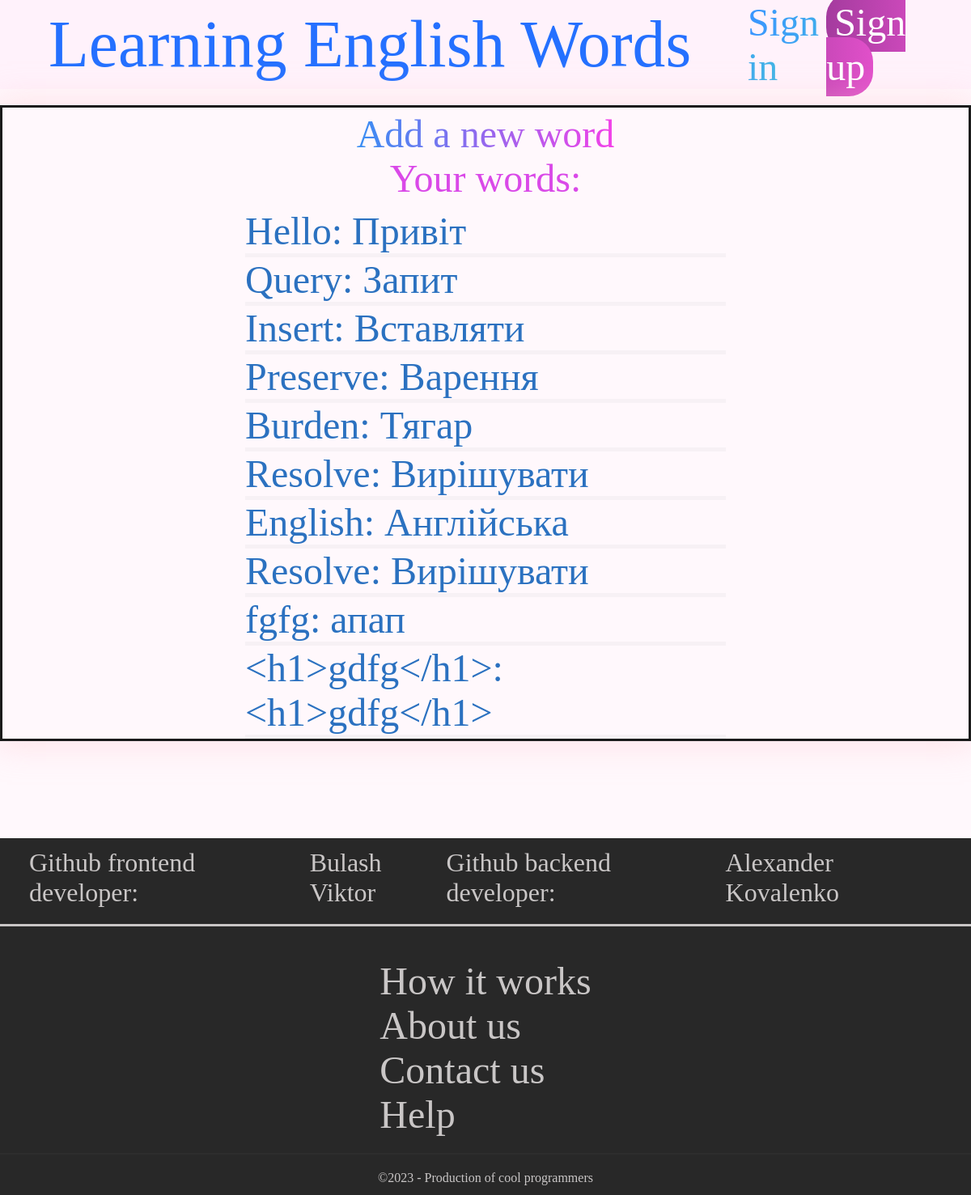
Before: /mywords/ with the older database file.
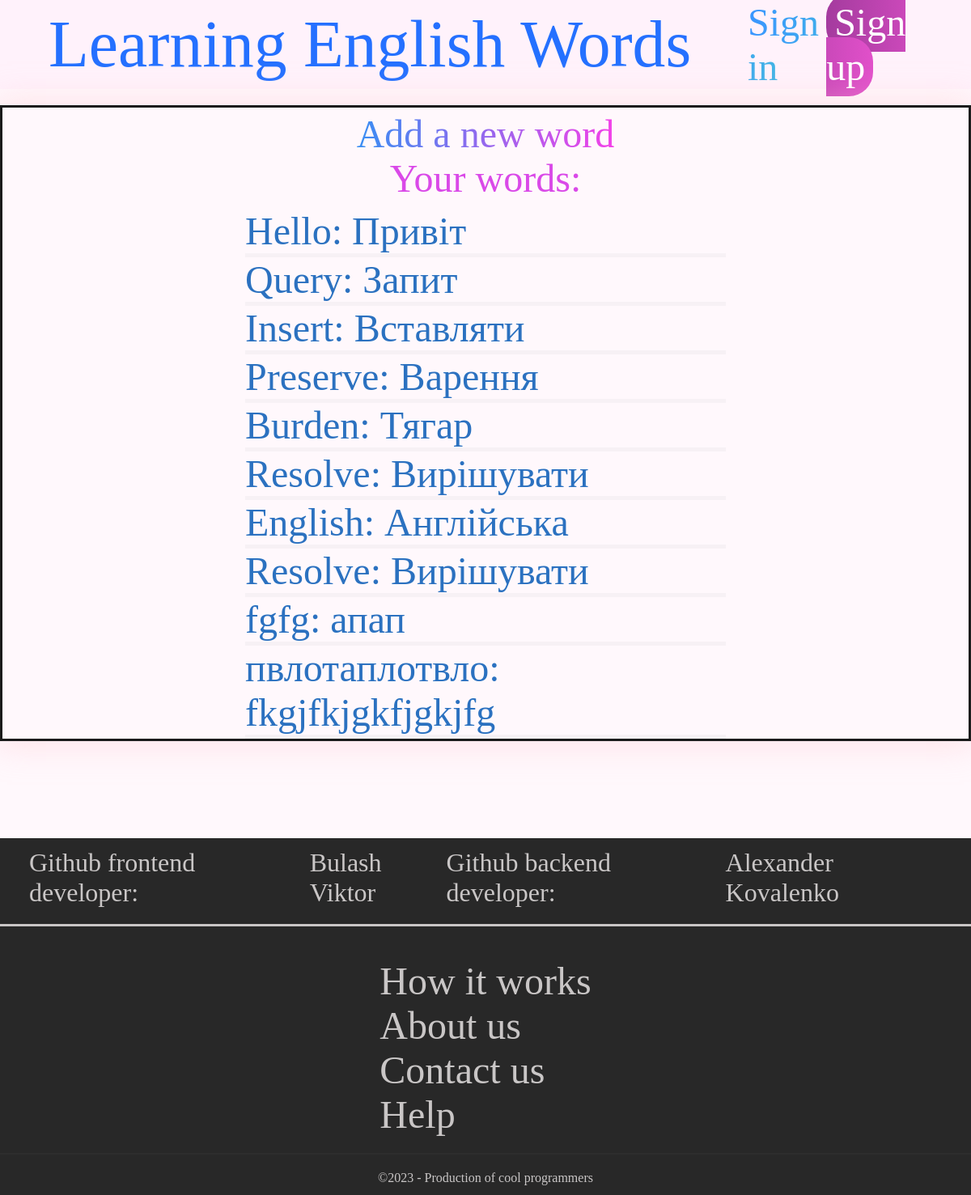
After: the same page with the newer database file.
### base/models.py (models this page shows, shortened)
class Word(models.Model):
    eng_word = models.CharField(max_length=50, blank=False)
    translate_word = models.CharField(max_length=200, blank=False)
    date = models.DateField(auto_now=True)
    score = models.IntegerField(default=0)
    objects = models.Manager

### base/views.py (the view)
# urls.py: path('mywords/', views.words, name='mywords'),
def words(request):
    mywords = Word.objects.all().values()
    template = loader.get_template('base/mywords.html')
    context = {
        'mywords': mywords,
    }
    return HttpResponse(template.render(context, request))

### base/templates/base/mywords.html (shortened to what this page needs)
<!doctype html>
<html lang="ru">
<head>
    <link rel="stylesheet" type="text/css" href="../../static/zero.css">
    <link rel="stylesheet" type="text/css" href="../../static/style_mywords.css">
</head>
<body>
<header class="header_base">
    <div class="header_div">
        <h1 class="header_h1"><a href="/ " class="header_a">Learning English Words</a></h1>
        <ul class="header_ul">
            <li><a href="#" class="header_li1">Sign in</a></li>
            <li><a href="#" class="header_li2">Sign up</a></li>
        </ul>
    </div>
</header>
    <div class="content">
        <ul class="content_ul">
            <div class="content_div_p">
                <a class="content_a" href="/create_word">Add a new word</a>
                <p class="content_p">Your words:</p>
            </div>
            {% for x in mywords %}
            <li><a class="content_table_a" href="details/{{ x.id }}"> {{ x.eng_word }}: {{ x.translate_word }}</a></li>
            <hr class="content_hr">
            {% endfor %}
        </ul>
    </div>
<footer>
    <div class="footer_base">
        <div class="footer_row">
            <ul class="footer_cont">
                <li class="footer_li_frontend">Github frontend developer: </li>
                <li><a href="https://github.com/ViktorJun" class="footer_cont_a" target="_blank">Bulash Viktor</a></li>
            </ul>
            <ul class="footer_cont">
                <li class="footer_li_backend">Github backend developer: </li>
                <li><a href="https://github.com/SasAlexx" class="footer_cont_a" target="_blank">Alexander Kovalenko</a></li>
            </ul>
        </div>
        <hr class="footer_hr_white">
        <div class="footer_column">
            <ul class="footer_inf">
                <li><a href="" class="footer_inf_a">How it works</a></li>
                <li><a href="" class="footer_inf_a">About us</a></li>
                <li><a href="" class="footer_inf_a">Contact us</a></li>
                <li><a href="" class="footer_inf_a">Help</a></li>
            </ul>
        </div>
        <hr class="footer_hr_gray">
        <p class="footer_year">©2023 - Production of cool programmers</p>
    </div>
</footer>
</body>
</html>

Changed rows visible on the page:
removed Word: eng_word "<h1>gdfg</h1>", translate_word "<h1>gdfg</h1>"
added Word: eng_word "пвлотаплотвло", translate_word "fkgjfkjgkfjgkjfg"
